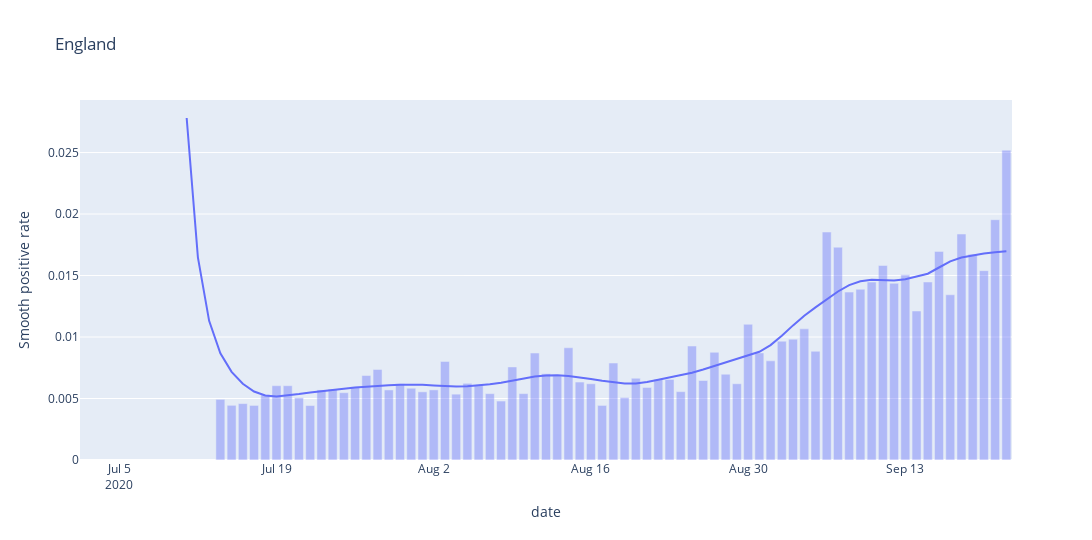

Notebook source saved alongside this figure:
### Code cell
nation = df[(df['areaName'].isin(['England'])) & (df['date'] > '2020-07-01')]
plt = px.line(nation, x='date', y='Smooth positive rate', title='England', width=1280, height=540)
plt.add_trace(px.bar(nation, x='date', y='Positive rate', opacity=0.4, width=1280, height=540).data[0])
plt.show()
